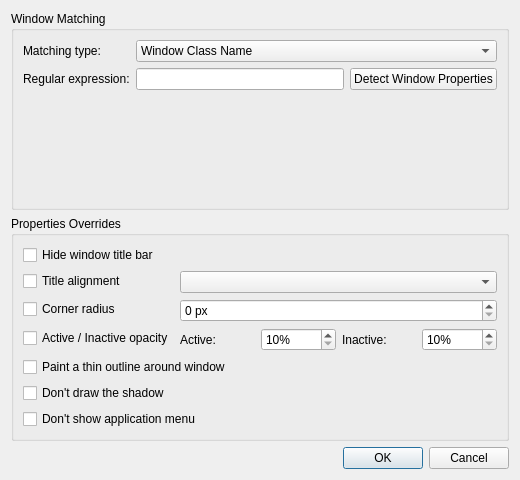
<?xml version="1.0" encoding="UTF-8"?>
<ui version="4.0">
 <class>MaterialExceptionDialog</class>
 <widget class="QDialog" name="MaterialExceptionDialog">
  <property name="geometry">
   <rect>
    <x>0</x>
    <y>0</y>
    <width>520</width>
    <height>480</height>
   </rect>
  </property>
  <property name="windowTitle">
   <string>Window-Specific Override Properties</string>
  </property>
  <layout class="QVBoxLayout" name="verticalLayout">
   <item>
    <widget class="QGroupBox" name="groupBoxMatching">
     <property name="title">
      <string>Window Matching</string>
     </property>
     <layout class="QFormLayout" name="formLayoutMatching">
      <item row="0" column="0">
       <widget class="QLabel" name="labelType">
        <property name="text">
         <string>Matching type:</string>
        </property>
       </widget>
      </item>
      <item row="0" column="1">
       <widget class="QComboBox" name="exceptionType">
        <item>
         <property name="text">
          <string>Window Class Name</string>
         </property>
        </item>
        <item>
         <property name="text">
          <string>Window Title</string>
         </property>
        </item>
       </widget>
      </item>
      <item row="1" column="0">
       <widget class="QLabel" name="labelPattern">
        <property name="text">
         <string>Regular expression:</string>
        </property>
       </widget>
      </item>
      <item row="1" column="1">
       <layout class="QHBoxLayout" name="horizontalLayoutPattern">
        <item>
         <widget class="QLineEdit" name="exceptionEditor"/>
        </item>
        <item>
         <widget class="QPushButton" name="detectDialogButton">
          <property name="text">
           <string>Detect Window Properties</string>
          </property>
         </widget>
        </item>
       </layout>
      </item>
     </layout>
    </widget>
   </item>
   <item>
    <widget class="QGroupBox" name="groupBoxOverrides">
     <property name="title">
      <string>Properties Overrides</string>
     </property>
     <layout class="QFormLayout" name="formLayoutOverrides">
      <item row="0" column="0" colspan="2">
       <widget class="QCheckBox" name="hideTitleBar">
        <property name="text">
         <string>Hide window title bar</string>
        </property>
       </widget>
      </item>
      <item row="1" column="0">
       <widget class="QCheckBox" name="titleAlignmentCheckBox">
        <property name="text">
         <string>Title alignment</string>
        </property>
       </widget>
      </item>
      <item row="1" column="1">
       <widget class="QComboBox" name="titleAlignmentComboBox"/>
      </item>
      <item row="2" column="0">
       <widget class="QCheckBox" name="cornerRadiusCheckBox">
        <property name="text">
         <string>Corner radius</string>
        </property>
       </widget>
      </item>
      <item row="2" column="1">
       <widget class="QSpinBox" name="cornerRadiusSpinBox">
        <property name="suffix">
         <string> px</string>
        </property>
        <property name="minimum">
         <number>0</number>
        </property>
        <property name="maximum">
         <number>16</number>
        </property>
       </widget>
      </item>
      <item row="3" column="0">
       <widget class="QCheckBox" name="opacityCheckBox">
        <property name="text">
         <string>Active / Inactive opacity</string>
        </property>
       </widget>
      </item>
      <item row="3" column="1">
       <layout class="QHBoxLayout" name="horizontalLayoutOpacity">
        <item>
         <widget class="QLabel" name="labelActiveOpacity">
          <property name="text">
           <string>Active:</string>
          </property>
         </widget>
        </item>
        <item>
         <widget class="QSpinBox" name="activeOpacitySpinBox">
          <property name="suffix">
           <string>%</string>
          </property>
          <property name="minimum">
           <number>10</number>
          </property>
          <property name="maximum">
           <number>100</number>
          </property>
         </widget>
        </item>
        <item>
         <widget class="QLabel" name="labelInactiveOpacity">
          <property name="text">
           <string>Inactive:</string>
          </property>
         </widget>
        </item>
        <item>
         <widget class="QSpinBox" name="inactiveOpacitySpinBox">
          <property name="suffix">
           <string>%</string>
          </property>
          <property name="minimum">
           <number>10</number>
          </property>
          <property name="maximum">
           <number>100</number>
          </property>
         </widget>
        </item>
       </layout>
      </item>
      <item row="4" column="0" colspan="2">
       <widget class="QCheckBox" name="outlineActiveVal">
        <property name="text">
         <string>Paint a thin outline around window</string>
        </property>
       </widget>
      </item>
      <item row="5" column="0" colspan="2">
       <widget class="QCheckBox" name="hideShadowVal">
        <property name="text">
         <string>Don't draw the shadow</string>
        </property>
       </widget>
      </item>
      <item row="6" column="0" colspan="2">
       <widget class="QCheckBox" name="hideMenuVal">
        <property name="text">
         <string>Don't show application menu</string>
        </property>
       </widget>
      </item>
     </layout>
    </widget>
   </item>
   <item>
    <widget class="QDialogButtonBox" name="buttonBox">
     <property name="orientation">
      <enum>Qt::Horizontal</enum>
     </property>
     <property name="standardButtons">
      <set>QDialogButtonBox::Cancel|QDialogButtonBox::Ok</set>
     </property>
    </widget>
   </item>
  </layout>
 </widget>
 <resources/>
 <connections>
  <connection>
   <sender>buttonBox</sender>
   <signal>accepted()</signal>
   <receiver>MaterialExceptionDialog</receiver>
   <slot>accept()</slot>
  </connection>
  <connection>
   <sender>buttonBox</sender>
   <signal>rejected()</signal>
   <receiver>MaterialExceptionDialog</receiver>
   <slot>reject()</slot>
  </connection>
 </connections>
</ui>
